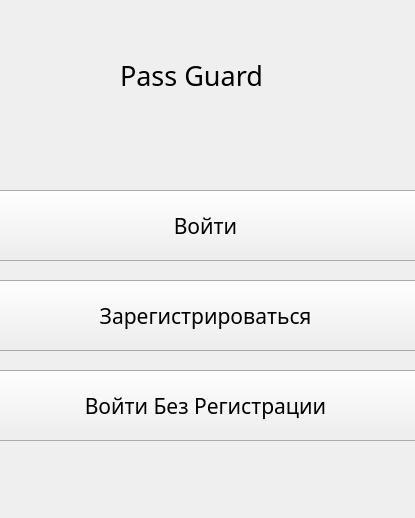
<?xml version="1.0" encoding="UTF-8"?>
<ui version="4.0">
 <class>HomePage</class>
 <widget class="QWidget" name="HomePage">
  <property name="geometry">
   <rect>
    <x>0</x>
    <y>0</y>
    <width>415</width>
    <height>518</height>
   </rect>
  </property>
  <property name="font">
   <font>
    <pointsize>20</pointsize>
    <weight>75</weight>
    <bold>true</bold>
   </font>
  </property>
  <property name="windowTitle">
   <string>Form</string>
  </property>
  <widget class="QLabel" name="name">
   <property name="geometry">
    <rect>
     <x>120</x>
     <y>40</y>
     <width>291</width>
     <height>71</height>
    </rect>
   </property>
   <property name="palette">
    <palette>
     <active>
      <colorrole role="Text">
       <brush brushstyle="SolidPattern">
        <color alpha="255">
         <red>179</red>
         <green>255</green>
         <blue>243</blue>
        </color>
       </brush>
      </colorrole>
     </active>
     <inactive>
      <colorrole role="Text">
       <brush brushstyle="SolidPattern">
        <color alpha="255">
         <red>179</red>
         <green>255</green>
         <blue>243</blue>
        </color>
       </brush>
      </colorrole>
     </inactive>
     <disabled>
      <colorrole role="Text">
       <brush brushstyle="SolidPattern">
        <color alpha="255">
         <red>120</red>
         <green>120</green>
         <blue>120</blue>
        </color>
       </brush>
      </colorrole>
     </disabled>
    </palette>
   </property>
   <property name="font">
    <font>
     <family>Arial Black</family>
     <weight>50</weight>
     <italic>false</italic>
     <bold>false</bold>
     <kerning>true</kerning>
    </font>
   </property>
   <property name="text">
    <string>Pass Guard</string>
   </property>
   <property name="margin">
    <number>50</number>
   </property>
  </widget>
  <widget class="QPushButton" name="btnLogin">
   <property name="geometry">
    <rect>
     <x>-10</x>
     <y>190</y>
     <width>431</width>
     <height>71</height>
    </rect>
   </property>
   <property name="font">
    <font>
     <family>Arial Black</family>
     <pointsize>16</pointsize>
     <weight>50</weight>
     <bold>false</bold>
    </font>
   </property>
   <property name="text">
    <string>Войти</string>
   </property>
  </widget>
  <widget class="QPushButton" name="btnRegister">
   <property name="geometry">
    <rect>
     <x>-10</x>
     <y>280</y>
     <width>431</width>
     <height>71</height>
    </rect>
   </property>
   <property name="font">
    <font>
     <family>Arial Black</family>
     <pointsize>16</pointsize>
     <weight>50</weight>
     <bold>false</bold>
    </font>
   </property>
   <property name="text">
    <string>Зарегистрироваться</string>
   </property>
  </widget>
  <widget class="QPushButton" name="btnWithoutReg">
   <property name="geometry">
    <rect>
     <x>-10</x>
     <y>370</y>
     <width>431</width>
     <height>71</height>
    </rect>
   </property>
   <property name="font">
    <font>
     <family>Arial Black</family>
     <pointsize>16</pointsize>
     <weight>50</weight>
     <bold>false</bold>
    </font>
   </property>
   <property name="text">
    <string>Войти Без Регистрации</string>
   </property>
  </widget>
 </widget>
 <resources/>
 <connections/>
</ui>
